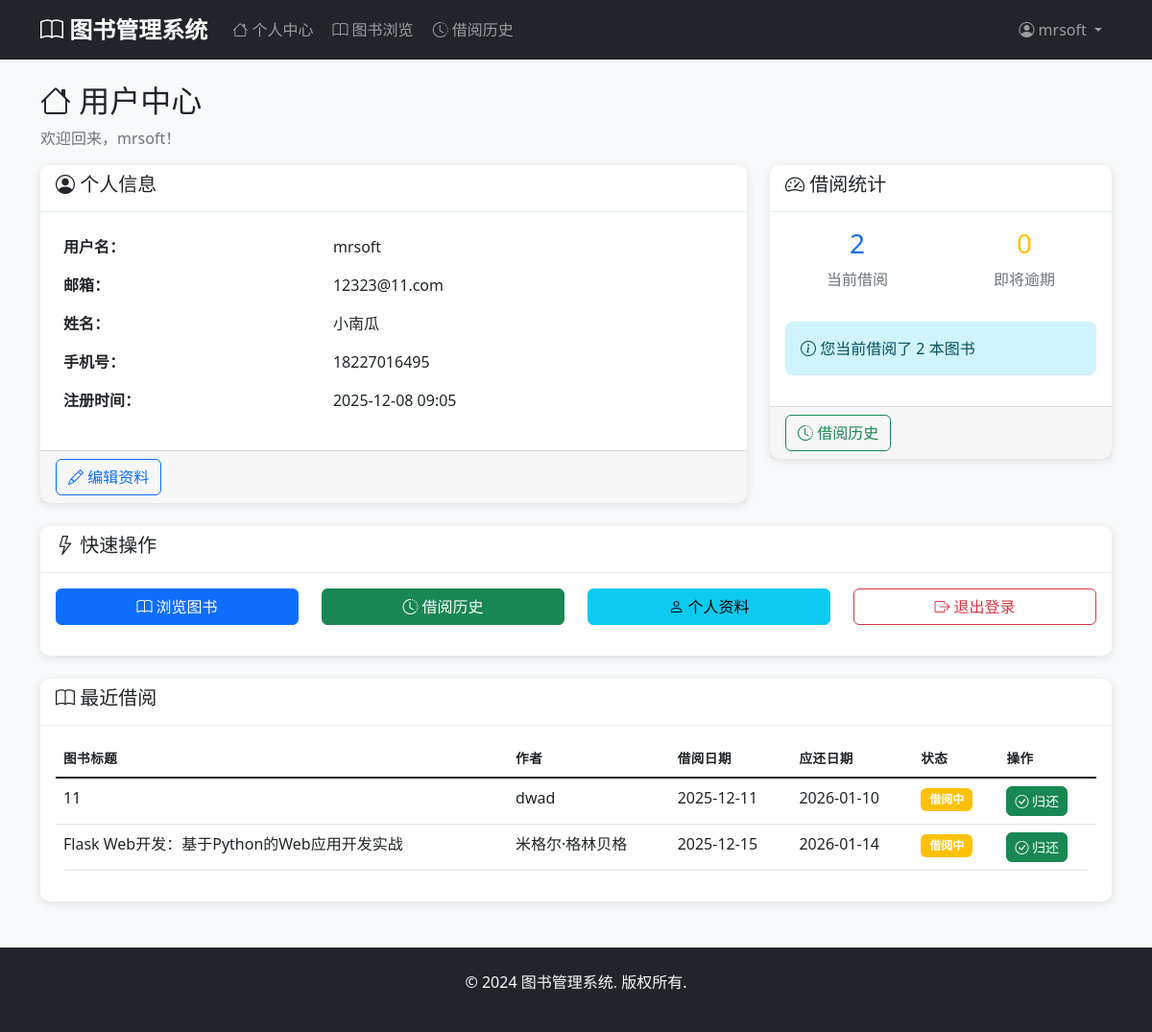
The app's page /user/dashboard (signed in) with its own data.
### models.py (models this page shows, shortened)
class User(db.Model, UserMixin):
    __tablename__ = 'users'
    id = db.Column(db.Integer, primary_key=True)
    username = db.Column(db.String(80), unique=True, nullable=False)
    email = db.Column(db.String(120), unique=True, nullable=False)
    password_hash = db.Column(db.String(128), nullable=False)
    full_name = db.Column(db.String(100), nullable=False)
    phone = db.Column(db.String(20))
    address = db.Column(db.Text)
    created_at = db.Column(db.DateTime, default=datetime.utcnow)
    borrow_records = db.relationship('BorrowRecord', backref='user', lazy=True)

class BorrowRecord(db.Model):
    __tablename__ = 'borrow_records'
    id = db.Column(db.Integer, primary_key=True)
    user_id = db.Column(db.Integer, db.ForeignKey('users.id'), nullable=False)
    book_id = db.Column(db.Integer, db.ForeignKey('books.id'), nullable=False)
    borrow_date = db.Column(db.DateTime, default=datetime.utcnow)
    due_date = db.Column(db.DateTime, nullable=False)
    return_date = db.Column(db.DateTime)
    status = db.Column(db.String(20), default='borrowed')  # borrowed, returned, overdue
    created_at = db.Column(db.DateTime, default=datetime.utcnow)
    def is_overdue(self):
        if self.return_date:
            return False
        return datetime.utcnow() > self.due_date

class Book(db.Model):
    __tablename__ = 'books'
    id = db.Column(db.Integer, primary_key=True)
    title = db.Column(db.String(200), nullable=False)
    author = db.Column(db.String(100), nullable=False)
    isbn = db.Column(db.String(20), unique=True, nullable=False)
    publisher = db.Column(db.String(100))
    publication_date = db.Column(db.Date)
    quantity = db.Column(db.Integer, default=1)
    available_quantity = db.Column(db.Integer, default=1)
    description = db.Column(db.Text)
    category_id = db.Column(db.Integer, db.ForeignKey('categories.id'), nullable=False)
    created_at = db.Column(db.DateTime, default=datetime.utcnow)
    updated_at = db.Column(db.DateTime, default=datetime.utcnow, onupdate=datetime.utcnow)
    borrow_records = db.relationship('BorrowRecord', backref='book', lazy=True)

### app.py (the view)
@app.route('/user/dashboard')
@login_required
def user_dashboard():
    if current_user.__class__.__name__ == 'Admin':
        flash('您是管理员，已跳转到管理员页面', 'info')
        return redirect(url_for('admin_dashboard'))
    user_borrows = BorrowRecord.query.filter_by(user_id=current_user.id, status='borrowed').limit(5).all()
    overdue_records = BorrowRecord.query.filter_by(user_id=current_user.id, status='borrowed').filter(BorrowRecord.due_date < datetime.utcnow()).count()
    total_borrows = BorrowRecord.query.filter_by(user_id=current_user.id, status='borrowed').count()
    return render_template('user/dashboard.html',
                         user_borrows=user_borrows,
                         overdue_count=overdue_records,
                         total_borrows=total_borrows)

### app.py (called while the page is built)
@login_manager.user_loader
def load_user(user_id):
    try:
        user_id = int(user_id)
        admin = Admin.query.get(user_id)
        if admin:
            return admin
        user = User.query.get(user_id)
        return user
    except (ValueError, TypeError):
        return None

### templates/user/dashboard.html (shortened to what this page needs)
{% extends "base.html" %}
{% block content %}
<div class="row">
    <div class="col-12">
        <h2><i class="bi bi-house"></i> 用户中心</h2>
        <p class="text-muted">欢迎回来，{{ current_user.username }}！</p>
    </div>
</div>
<div class="row mb-4">
    <div class="col-md-8">
        <div class="card">
            <div class="card-header">
                <h5><i class="bi bi-person-circle"></i> 个人信息</h5>
            </div>
            <div class="card-body">
                <table class="table table-borderless">
                    <tbody>
                        <tr>
                            <td><strong>用户名：</strong></td>
                            <td>{{ current_user.username }}</td>
                        </tr>
                        <tr>
                            <td><strong>邮箱：</strong></td>
                            <td>{{ current_user.email }}</td>
                        </tr>
                        {% if current_user.full_name %}
                        <tr>
                            <td><strong>姓名：</strong></td>
                            <td>{{ current_user.full_name }}</td>
                        </tr>
                        {% endif %}
                        {% if current_user.phone %}
                        <tr>
                            <td><strong>手机号：</strong></td>
                            <td>{{ current_user.phone }}</td>
                        </tr>
                        {% endif %}
                        <tr>
                            <td><strong>注册时间：</strong></td>
                            <td>{{ current_user.created_at.strftime('%Y-%m-%d %H:%M') }}</td>
                        </tr>
                    </tbody>
                </table>
            </div>
            <div class="card-footer">
                <a href="{{ url_for('user_profile') }}" class="btn btn-outline-primary">
                    <i class="bi bi-pencil"></i> 编辑资料
                </a>
            </div>
        </div>
    </div>
    <div class="col-md-4">
        <div class="card">
            <div class="card-header">
                <h5><i class="bi bi-speedometer2"></i> 借阅统计</h5>
            </div>
            <div class="card-body">
                <div class="row text-center">
                    <div class="col-md-6">
                        <h3 class="text-primary">{{ total_borrows }}</h3>
                        <p class="text-muted">当前借阅</p>
                    </div>
                    <div class="col-md-6">
                        <h3 class="text-warning">{{ overdue_count }}</h3>
                        <p class="text-muted">即将逾期</p>
                    </div>
                </div>
                {% if total_borrows > 0 %}
                <div class="alert alert-info mt-3">
                    <i class="bi bi-info-circle"></i>
                    您当前借阅了 {{ total_borrows }} 本图书
                </div>
                {% endif %}
            </div>
            <div class="card-footer">
                <a href="{{ url_for('borrow_history') }}" class="btn btn-outline-success">
                    <i class="bi bi-clock-history"></i> 借阅历史
                </a>
            </div>
        </div>
    </div>
</div>
<div class="row">
    <div class="col-12">
        <div class="card">
            <div class="card-header">
                <h5><i class="bi bi-lightning"></i> 快速操作</h5>
            </div>
            <div class="card-body">
                <div class="row">
                    <div class="col-md-3 mb-3">
                        <a href="{{ url_for('browse_books') }}" class="btn btn-primary w-100">
                            <i class="bi bi-book"></i> 浏览图书
                        </a>
                    </div>
                    <div class="col-md-3 mb-3">
                        <a href="{{ url_for('borrow_history') }}" class="btn btn-success w-100">
                            <i class="bi bi-clock-history"></i> 借阅历史
                        </a>
                    </div>
                    <div class="col-md-3 mb-3">
                        <a href="{{ url_for('user_profile') }}" class="btn btn-info w-100">
                            <i class="bi bi-person"></i> 个人资料
                        </a>
                    </div>
                    <div class="col-md-3 mb-3">
                        <a href="{{ url_for('logout') }}" class="btn btn-outline-danger w-100">
                            <i class="bi bi-box-arrow-right"></i> 退出登录
                        </a>
                    </div>
                </div>
            </div>
        </div>
    </div>
</div>
{% if user_borrows %}
<div class="row mt-4">
    <div class="col-12">
        <div class="card">
            <div class="card-header">
                <h5><i class="bi bi-book"></i> 最近借阅</h5>
            </div>
            <div class="card-body">
                <div class="table-responsive">
                    <table class="table table-hover">
                        <thead>
                            <tr>
                                <th>图书标题</th>
                                <th>作者</th>
                                <th>借阅日期</th>
                                <th>应还日期</th>
                                <th>状态</th>
                                <th>操作</th>
                            </tr>
                        </thead>
                        <tbody>
                            {% for record in user_borrows %}
                            <tr>
                                <td>{{ record.book.title }}</td>
                                <td>{{ record.book.author }}</td>
                                <td>{{ record.borrow_date.strftime('%Y-%m-%d') }}</td>
                                <td>{{ record.due_date.strftime('%Y-%m-%d') }}</td>
                                <td>
                                    {% if record.status == 'borrowed' %}
                                        {% if record.is_overdue() %}
                                            <span class="badge bg-danger">已逾期</span>
                                        {% else %}
                                            <span class="badge bg-warning">借阅中</span>
                                        {% endif %}
                                    {% elif record.status == 'returned' %}
                                        <span class="badge bg-success">已归还</span>
                                    {% endif %}
                                </td>
                                <td>
                                    {% if record.status == 'borrowed' %}
                                        <a href="{{ url_for('return_book', record_id=record.id) }}"
                                           class="btn btn-sm btn-success"
                                           onclick="return confirm('确定要归还《{{ record.book.title }}》吗？')">
                                            <i class="bi bi-check-circle"></i> 归还
                                        </a>
                                    {% endif %}
                                </td>
                            </tr>
                            {% endfor %}
                        </tbody>
                    </table>
                </div>
            </div>
        </div>
    </div>
</div>
{% endif %}
{% endblock %}

### templates/base.html (shortened to what this page needs)
<!DOCTYPE html>
<html lang="zh-CN">
<head>
    <link href="https://cdn.jsdelivr.net/npm/bootstrap@5.1.3/dist/css/bootstrap.min.css" rel="stylesheet">
    <link href="https://cdn.jsdelivr.net/npm/bootstrap-icons@1.7.2/font/bootstrap-icons.css" rel="stylesheet">
    <link href="{{ url_for('static', filename='css/style.css') }}" rel="stylesheet">
</head>
<body>
    <nav class="navbar navbar-expand-lg navbar-dark bg-dark">
        <div class="container">
            <a class="navbar-brand" href="{{ url_for('index') }}">
                <i class="bi bi-book"></i> 图书管理系统
            </a>
            <div class="collapse navbar-collapse" id="navbarNav">
                {% if current_user.is_authenticated %}
                    {% if current_user.__class__.__name__ == 'Admin' %}
                        <ul class="navbar-nav me-auto">
                            <li class="nav-item">
                                <a class="nav-link" href="{{ url_for('admin_dashboard') }}">
                                    <i class="bi bi-speedometer2"></i> 仪表板
                                </a>
                            </li>
                            <li class="nav-item dropdown">
                                <a class="nav-link dropdown-toggle" href="#" id="manageDropdown" role="button" data-bs-toggle="dropdown">
                                    <i class="bi bi-gear"></i> 系统管理
                                </a>
                                <ul class="dropdown-menu">
                                    <li><a class="dropdown-item" href="{{ url_for('admin_users') }}">用户管理</a></li>
                                    <li><a class="dropdown-item" href="{{ url_for('admin_books') }}">图书管理</a></li>
                                    <li><a class="dropdown-item" href="{{ url_for('admin_categories') }}">分类管理</a></li>
                                    <li><a class="dropdown-item" href="{{ url_for('admin_borrow_records') }}">借阅记录</a></li>
                                </ul>
                            </li>
                        </ul>
                    {% else %}
                        <ul class="navbar-nav me-auto">
                            <li class="nav-item">
                                <a class="nav-link" href="{{ url_for('user_dashboard') }}">
                                    <i class="bi bi-house"></i> 个人中心
                                </a>
                            </li>
                            <li class="nav-item">
                                <a class="nav-link" href="{{ url_for('browse_books') }}">
                                    <i class="bi bi-book"></i> 图书浏览
                                </a>
                            </li>
                            <li class="nav-item">
                                <a class="nav-link" href="{{ url_for('borrow_history') }}">
                                    <i class="bi bi-clock-history"></i> 借阅历史
                                </a>
                            </li>
                        </ul>
                    {% endif %}
                {% endif %}
                <ul class="navbar-nav">
                    {% if current_user.is_authenticated %}
                        <li class="nav-item dropdown">
                            <a class="nav-link dropdown-toggle" href="#" id="userDropdown" role="button" data-bs-toggle="dropdown">
                                <i class="bi bi-person-circle"></i> {{ current_user.username }}
                            </a>
                        </li>
                    {% endif %}
                </ul>
            </div>
        </div>
    </nav>
    <main class="container mt-4 mb-5">
        {% block content %}{% endblock %}
    </main>
    <footer class="bg-dark text-light py-4 mt-5">
        <div class="container text-center">
            <p>&copy; 2024 图书管理系统. 版权所有.</p>
        </div>
    </footer>
</body>
</html>

### static/css/style.css (style rules this page uses)
body { font-family: 'Segoe UI', Tahoma, Geneva, Verdana, sans-serif; background-color: #f8f9fa; }
.navbar-brand { font-weight: bold; font-size: 1.5rem; }
.navbar-nav .nav-link { border-radius: 5px; margin: 0 2px; transition: all 0.3s ease; }
.card { border: none; border-radius: 10px; box-shadow: 0 2px 10px rgba(0, 0, 0, 0.1); transition: transform 0.2s ease, box-shadow 0.2s ease; }
.card-header { background-color: #fff; border-bottom: 1px solid #e9ecef; border-radius: 10px 10px 0 0 !important; font-weight: 600; }
.btn { border-radius: 6px; font-weight: 500; transition: all 0.3s ease; }
.table { border-radius: 10px; overflow: hidden; }
.table thead th { border-top: none; font-weight: 600; text-transform: uppercase; font-size: 0.85rem; letter-spacing: 0.5px; }
.badge { font-size: 0.75rem; padding: 0.5em 0.75em; border-radius: 6px; }
.alert { border: none; border-radius: 8px; font-weight: 500; }
.card, .alert { animation: fadeIn 0.5s ease-out; }
footer { margin-top: auto; }

### records on screen
User: username "mrsoft", email "12323@11.com", full_name "小南瓜", phone "18227016495", created_at "2025-12-08 09:05"
BorrowRecord: book "11", book.author "dwad", borrow_date "2025-12-11", due_date "2026-01-10", status "借阅中"
BorrowRecord: book "Flask Web开发：基于Python的Web应用开发实战", book.author "米格尔·格林贝格", borrow_date "2025-12-15", due_date "2026-01-14", status "借阅中"

### other values on screen
{{ total_borrows }} "2"
{{ overdue_count }} "0"
